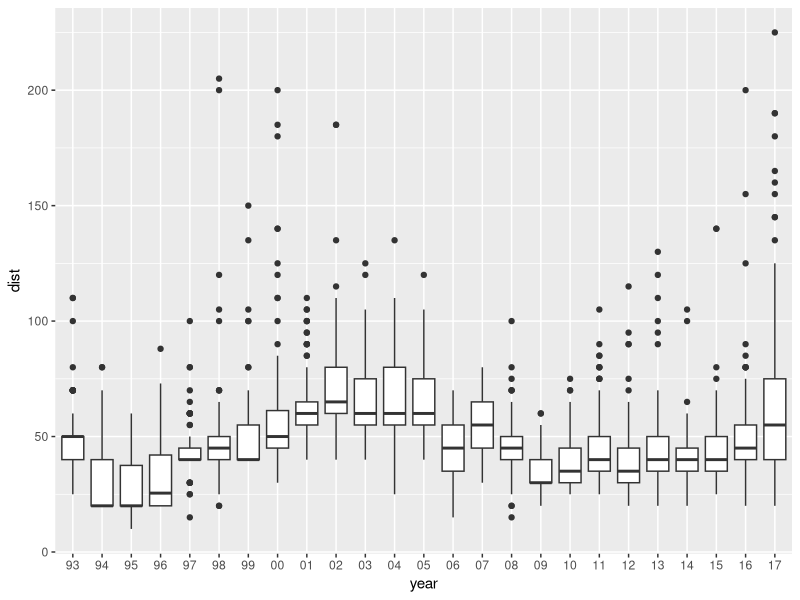

This chart was generated by the following R code:
library (ggplot2);
#
d <- read.csv("1993_2017_dist.csv", sep = ';',  header=T, na.string="NA");
#d$year <- as.factor(d$year)
d$year <- factor(x = d$year, 
                          levels = c(1993,1994,1995,1996,1997,1998,1999,2000,2001,2002,2003,2004,2005,2006,2007,2008,2009,2010,2011,2012,2013,2014,2015,2016,2017),
     labels =c("93","94","95","96","97","98","99","00","01","02","03","04","05","06","07","08","09","10","11","12","13","14","15","16","17") )

str(d);
d

aggregate (d$dist, list(TripId = d$year), fivenum)

b <- ggplot (d, aes(x=year, y=dist)) + geom_boxplot()

#d, xlab = "Id", ylab = "Dist", col = "yellow")


#attributes(b)
#
#b$stats
#
#b
#
#m <- aggregate(d$dist, list(d$year), mean)
#
#attributes(m)
#
#md <- m$x
#
#length(md)

#md

#qplot(x, md)
